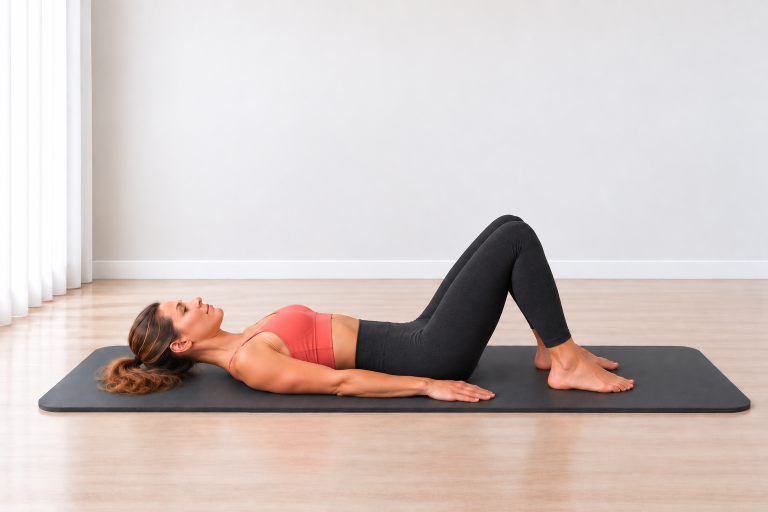
#> input picture Pilates Assets/02_Exercise_Cards/Hip March/hip_march_start.png, 1536 x 1024 px, found by its file name (shown at 1/2 size); the run also reads 1 picture not shown here
$ python build_hip_march_cards.py
#> lines starting #> are read from the running program, lines starting #| are printed output that depends on the picture; after the words box and inside, x2 and y2 are one past the last pixel; in counts of white or black regions, pixels touching at a corner belong together
# -*- coding: utf-8 -*-
from pathlib import Path
import hashlib

from PIL import Image, ImageDraw, ImageFont, ImageOps


BASE = Path(__file__).resolve().parent
START = BASE / "hip_march_start.png"
HERO = BASE / "hip_march_hero.png"
GUIDE = BASE / "hip_march_guide_card_v01.png"
STEP = BASE / "hip_march_step_by_step_v01.png"
EXPECTED_HASHES = {
    START: "d3df1aee9e5fe5bbce102e0ec93d6bde186f2fc24ed4097ecce0babb9b8e4e3f",
    HERO: "9a4488355a060b0105ed40e2b2d665ab3cedf332fde66b35ba12cce25f99fcbc",
}

BG = (244, 251, 250)
CARD = (255, 255, 255)
INK = (38, 44, 47)
MUTED = (101, 115, 119)
TEAL = (20, 154, 154)
TEAL_D = (14, 122, 123)
LINE = (210, 232, 230)
SOFT = (231, 247, 246)
WARN = (255, 247, 244)
WARN_LINE = (242, 220, 216)
WARN_ICON = (199, 92, 84)
FONT_DIR = Path(r"C:\Windows\Fonts")

GUIDE_HOW = [
    ("1", "Lehni si na záda, pokrč kolena a chodidla polož na podložku. Hlava a ramena zůstávají dole."),
    ("2", "Zpevni střed těla a s výdechem zvedni jednu nohu kontrolovaně do tabletop pozice."),
    ("3", "S nádechem vrať chodidlo zpět na podložku. Pánev nech stabilní a potom vystřídej stranu."),
]

GUIDE_WATCH = (
    "Pánev nezvedej z podložky, neprohýbej bedra a nespěchej. Pohyb má být malý, přesný a bez houpání pánve."
)

STEP_TEXTS = [
    (
        "KROK 1",
        "VÝCHOZÍ POLOHA",
        "Lehni si na záda. Hlava a ramena zůstávají na podložce, kolena jsou pokrčená a chodidla položená na podložce.",
        START,
    ),
    (
        "KROK 2",
        "ZVEDNUTÍ NOHY",
        "S výdechem zvedni jednu nohu kontrolovaně do pozice tabletop. Pánev, bedra a ramena drž stabilní.",
        HERO,
    ),
    (
        "KROK 3",
        "KONTROLOVANÝ NÁVRAT",
        "S nádechem vrať chodidlo pomalu zpět na podložku. Pánev nezvedej, bedra neprohýbej a strany pravidelně střídej.",
        START,
    ),
]

STEP_BREATH = "Výdech při zvednutí nohy do tabletop. Nádech při kontrolovaném návratu chodidla na podložku."
STEP_WATCH = (
    "Pánev a bedra drž klidné na podložce. Nezvedej pánev, neprohýbej bedra a nohu nepřitahuj švihem."
)


def sha256(path):
    return hashlib.sha256(path.read_bytes()).hexdigest()


def font(name, size):
#> called with name = 'arialbd.ttf', size = 44
    for candidate in (FONT_DIR / name, FONT_DIR / "arial.ttf", FONT_DIR / "segoeui.ttf"):
        if candidate.exists():
            return ImageFont.truetype(str(candidate), size)
    return ImageFont.load_default()


F = {
    "title": font("arialbd.ttf", 44),
    "h2": font("arialbd.ttf", 25),
    "h3": font("arialbd.ttf", 20),
    "body": font("arial.ttf", 22),
    "small": font("arial.ttf", 17),
    "small_b": font("arialbd.ttf", 17),
    "tiny": font("arial.ttf", 14),
    "step_title": font("arialbd.ttf", 38),
    "step_h": font("arialbd.ttf", 24),
    "step_body": font("arial.ttf", 23),
}


def rounded(draw, box, radius=28, fill=CARD, outline=LINE, width=2):
    draw.rounded_rectangle(box, radius=radius, fill=fill, outline=outline, width=width)


def wrap_text(draw, text, selected_font, max_width):
    words = text.split()
    lines = []
    current = ""
    for word in words:
        candidate = (current + " " + word).strip()
        if draw.textbbox((0, 0), candidate, font=selected_font)[2] <= max_width or not current:
            current = candidate
        else:
            lines.append(current)
            current = word
    if current:
        lines.append(current)
    return lines


def draw_wrapped(draw, xy, text, selected_font, fill, max_width, line_gap=7):
    x, y = xy
    last_bottom = y
    for line in wrap_text(draw, text, selected_font, max_width):
        draw.text((x, y), line, font=selected_font, fill=fill)
        bbox = draw.textbbox((x, y), line, font=selected_font)
        last_bottom = bbox[3]
        y += bbox[3] - bbox[1] + line_gap
    return y, last_bottom


def fit_image(path, size, centering=(0.5, 0.5)):
    with Image.open(path) as source:
        return ImageOps.fit(
            source.convert("RGB"),
            size,
            method=Image.Resampling.LANCZOS,
            centering=centering,
        )


def paste_round(base, image, box, radius=22):
    x1, y1, x2, y2 = box
    size = (x2 - x1, y2 - y1)
    if image.size != size:
        image = image.resize(size, Image.Resampling.LANCZOS)
    mask = Image.new("L", size, 0)
    ImageDraw.Draw(mask).rounded_rectangle((0, 0, size[0], size[1]), radius=radius, fill=255)
    base.paste(image, (x1, y1), mask)


def center_text(draw, box, text, selected_font, fill):
    x1, y1, x2, y2 = box
    bbox = draw.textbbox((0, 0), text, font=selected_font)
    x = x1 + (x2 - x1 - (bbox[2] - bbox[0])) / 2
    y = y1 + (y2 - y1 - (bbox[3] - bbox[1])) / 2 - 2
    draw.text((x, y), text, font=selected_font, fill=fill)


def pill(draw, xy, text, selected_font, fill=SOFT, outline=LINE, text_fill=TEAL_D):
    x, y = xy
    bbox = draw.textbbox((0, 0), text, font=selected_font)
    pad_x, pad_y = 16, 8
    box = (x, y, x + bbox[2] - bbox[0] + pad_x * 2, y + bbox[3] - bbox[1] + pad_y * 2)
    draw.rounded_rectangle(box, radius=16, fill=fill, outline=outline, width=1)
    draw.text((x + pad_x, y + pad_y - 1), text, font=selected_font, fill=text_fill)
    return box[2] + 8


def draw_icon(draw, center, kind, color=TEAL):
    x, y = center
    if kind == "breath":
        draw.arc((x - 8, y - 8, x + 8, y + 8), 25, 320, fill=color, width=3)
        draw.line((x + 7, y - 8, x + 12, y - 8, x + 12, y - 3), fill=color, width=3)
    elif kind == "focus":
        draw.ellipse((x - 8, y - 8, x + 8, y + 8), outline=color, width=3)
        draw.ellipse((x - 3, y - 3, x + 3, y + 3), fill=color)
    elif kind == "repeat":
        draw.arc((x - 9, y - 7, x + 9, y + 7), 200, 20, fill=color, width=3)
        draw.polygon([(x + 8, y - 8), (x + 14, y - 5), (x + 9, y - 1)], fill=color)
    elif kind == "warn":
        draw.polygon([(x, y - 10), (x - 10, y + 9), (x + 10, y + 9)], outline=color, width=3)
        draw.line((x, y - 3, x, y + 3), fill=color, width=2)
        draw.ellipse((x - 1, y + 6, x + 1, y + 8), fill=color)


def ensure_bottom_margin(name, bottom, card_bottom, minimum=20):
    margin = card_bottom - bottom
    if margin < minimum:
        raise RuntimeError(f"{name} bottom margin {margin}px is below {minimum}px")
    return margin


def verify_sources():
    for path, expected_hash in EXPECTED_HASHES.items():
        if not path.exists():
            raise FileNotFoundError(path)
        with Image.open(path) as image:
#> image is the input picture: PIL image 1536x1024 RGB; mean R, G, B 208.6, 196.4, 193
            if image.size != (1536, 1024):
                raise RuntimeError(f"Unexpected source size for {path.name}: {image.size}")
            if image.mode != "RGB":
                raise RuntimeError(f"Unexpected source mode for {path.name}: {image.mode}")
        actual_hash = sha256(path)
        if actual_hash != expected_hash:
            raise RuntimeError(f"SHA mismatch for {path.name}: {actual_hash} != {expected_hash}")
#> pass 2 of the loop in verify_sources, `for path, expected_hash in EXPECTED_HASHES.items():`:
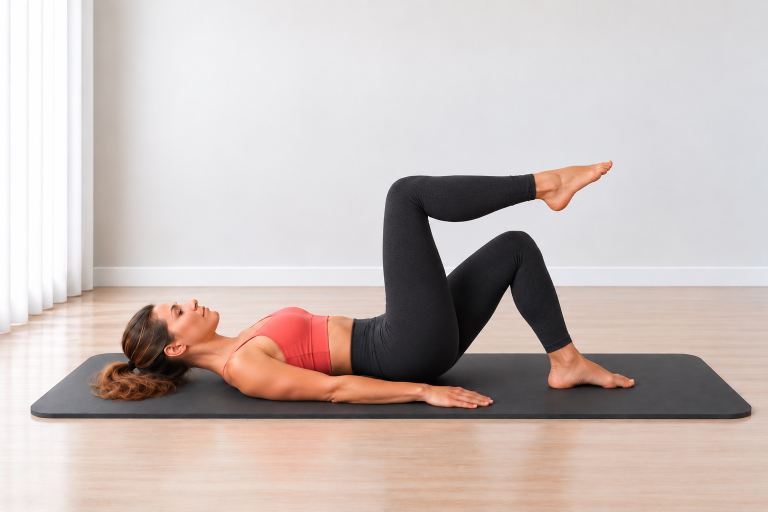
#> input picture .qa-kneeling-bear/site/Pilates Assets/02_Exercise_Cards/Hip March/hip_march_hero.png, 1536 x 1024 px (shown at 1/2 size)
#> in verify_sources, image is the input picture: PIL image 1536x1024 RGB; mean R, G, B 200.4, 188.1, 184.4


def build_guide():
    image = Image.new("RGB", (780, 1688), BG)
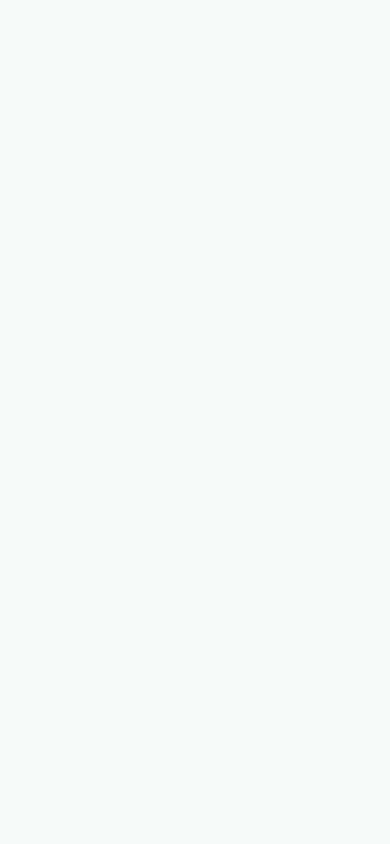
#> image: PIL image 780x1688 RGB (shown at 1/2 size); mean R, G, B 244, 251, 250
    draw = ImageDraw.Draw(image)
    margins = {}

    rounded(draw, (34, 34, 746, 140), 28, CARD, LINE, 2)
    draw.text((62, 52), "POCHOD VLEŽE", font=F["title"], fill=INK)
    draw.text((62, 98), "Hip March", font=F["small_b"], fill=TEAL_D)
    _, desc_bottom = draw_wrapped(
        draw,
        (62, 118),
        "Kontrolované zvedání nohy pro stabilní pánev a střed těla.",
        F["tiny"],
        MUTED,
        650,
        2,
    )
#> desc_bottom = 130
    margins["GUIDE DESCRIPTION"] = 140 - desc_bottom
    x = pill(draw, (62, 148), "Střed těla", F["small_b"])
#> x = 146
    pill(draw, (x, 148), "Bez pomůcky", F["small_b"])

    rounded(draw, (34, 196, 746, 653), 28, CARD, LINE, 2)
    paste_round(image, fit_image(HERO, (680, 393), (0.5, 0.5)), (50, 218, 730, 611), 22)
#> in paste_round, `x1, y1, x2, y2 = box`: x1 = 50; y1 = 218; x2 = 730; y2 = 611
#> in paste_round, `size = (x2 - x1, y2 - y1)`: size = (680, 393)
#> in paste_round, `mask = Image.new("L", size, 0)`: mask: PIL image 680x393 L; every value is 0
#> in paste_round, `ImageDraw.Draw(mask).rounded_rectangle((0, 0, size[0], size[1]), radiu..`:
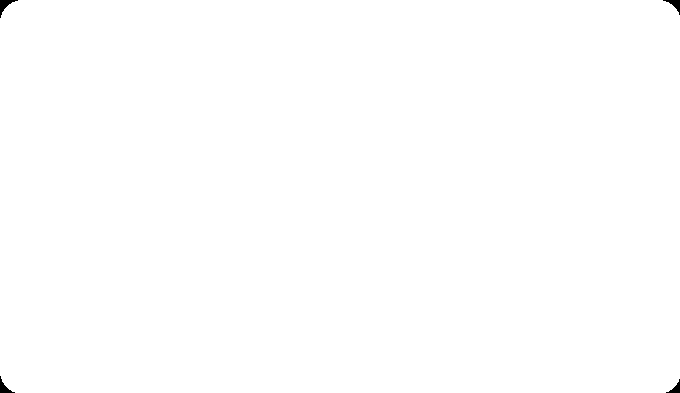
#> mask: PIL image 680x393 L; 99.9% white; 4 black regions, box (x1, y1, x2, y2) and area: (0, 0, 18, 18) 111, (663, 0, 680, 15) 93, (0, 376, 15, 393) 93, (666, 379, 680, 393) 76

    mini_y, mini_w, mini_h, gap = 675, 218, 146, 22
    xs = [34, 34 + mini_w + gap, 34 + 2 * (mini_w + gap)]
    labels = [
        ("START", "Chodidla na podložce", START),
        ("HERO", "Zvedni nohu do tabletop", HERO),
        ("NÁVRAT", "Kontrolovaně zpět", START),
    ]
    for index, (x0, (label, caption, source)) in enumerate(zip(xs, labels), 1):
        card_bottom = mini_y + mini_h + 74
        rounded(draw, (x0, mini_y, x0 + mini_w, card_bottom), 22, CARD, LINE, 2)
        paste_round(
            image,
            fit_image(source, (mini_w - 22, mini_h), (0.5, 0.5)),
            (x0 + 11, mini_y + 10, x0 + mini_w - 11, mini_y + 10 + mini_h),
            16,
        )
#> call 2 of fit_image, with size = (196, 146), centering = (0.5, 0.5)
#> in fit_image (call 2), `return ImageOps.fit( source.convert("RGB"), size, method=Image.Resampl..`:
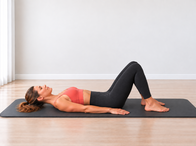
#> returned value: PIL image 196x146 RGB; mean R, G, B 205.8, 192.8, 189.2
#> call 2 of paste_round, with box = (45, 685, 241, 831), radius = 16
#> in paste_round (call 2), `x1, y1, x2, y2 = box`: x1 = 45; y1 = 685; x2 = 241; y2 = 831
#> in paste_round (call 2), `size = (x2 - x1, y2 - y1)`: size = (196, 146)
#> in paste_round (call 2), `mask = Image.new("L", size, 0)`: mask: PIL image 196x146 L; every value is 0
#> in paste_round (call 2), `ImageDraw.Draw(mask).rounded_rectangle((0, 0, size[0], size[1]), radiu..`:
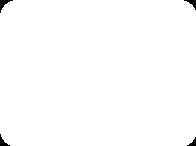
#> mask: PIL image 196x146 L; 99.3% white; 4 black regions, box (x1, y1, x2, y2) and area: (0, 0, 13, 13) 61, (184, 0, 196, 10) 48, (0, 134, 10, 146) 48, (187, 137, 196, 146) 36
        draw.ellipse((x0 + 15, mini_y + 15, x0 + 43, mini_y + 43), fill=TEAL)
        center_text(draw, (x0 + 15, mini_y + 15, x0 + 43, mini_y + 43), str(index), F["tiny"], CARD)
        center_text(draw, (x0 + 5, mini_y + mini_h + 14, x0 + mini_w - 5, mini_y + mini_h + 40), label, F["small_b"], INK)
        center_text(draw, (x0 + 8, mini_y + mini_h + 38, x0 + mini_w - 8, mini_y + mini_h + 57), caption, F["tiny"], MUTED)
        caption_bottom = draw.textbbox((0, 0), caption, font=F["tiny"])[3] + mini_y + mini_h + 38
#> caption_bottom = 871
        margins[f"GUIDE MINI {index}"] = card_bottom - caption_bottom
#> pass 2 of the loop in build_guide, `for index, (x0, (label, caption, source)) in enumerate(zip(xs, labels)..`:

    info_y, box_w, box_h = 915, 218, 164
    info = [
        ("breath", "DECH", "Výdech při zvednutí. Nádech při návratu."),
        ("focus", "ZAMĚŘ SE", "Pánev a bedra zůstávají klidné."),
        ("repeat", "OPAKOVÁNÍ", "Strany pravidelně střídej podle dávky."),
    ]
    for index, (x0, (kind, heading, body)) in enumerate(zip(xs, info), 1):
        card_bottom = info_y + box_h
        rounded(draw, (x0, info_y, x0 + box_w, card_bottom), 22, CARD, LINE, 2)
        draw_icon(draw, (x0 + 28, info_y + 30), kind)
        draw.text((x0 + 48, info_y + 18), heading, font=F["small_b"], fill=TEAL_D)
        _, body_bottom = draw_wrapped(draw, (x0 + 18, info_y + 56), body, F["small"], INK, box_w - 36, 4)
        margins[f"GUIDE INFO {index}"] = ensure_bottom_margin(
            f"Guide info {index}", body_bottom, card_bottom
        )
#> this loop made 3 passes
#> body_bottom on passes 1 to 3: 995, 983, 983
#> after the loop, margins = {'GUIDE DESCRIPTION': 10, 'GUIDE MINI 1': 24, 'GUIDE MINI 2': 24, 'GUIDE MINI 3': 24, 'GUIDE INFO 1': 84, 'GUIDE INFO 2': 96, 'GUIDE INFO 3': 96}

    rounded(draw, (34, 1090, 746, 1412), 26, CARD, LINE, 2)
    draw.text((62, 1120), "JAK PROVÉST", font=F["h2"], fill=INK)
    y = 1165
    for number_value, text in GUIDE_HOW:
        draw.ellipse((62, y + 2, 92, y + 32), fill=SOFT, outline=LINE, width=1)
        center_text(draw, (62, y + 2, 92, y + 32), number_value, F["small_b"], TEAL_D)
        y, body_bottom = draw_wrapped(draw, (106, y), text, F["body"], INK, 590, 7)
        margins[f"GUIDE STEP {number_value}"] = 1412 - body_bottom
        y += 12
#> this loop made 3 passes
#> (y, body_bottom) on passes 1 to 3: (1194, 1177), (1223, 1206), (1252, 1235)
#> after the loop, margins = 10 items; y = 1252
    margins["GUIDE HOW"] = ensure_bottom_margin("Guide how", body_bottom, 1412)

    rounded(draw, (34, 1440, 746, 1618), 26, WARN, WARN_LINE, 2)
    draw_icon(draw, (64, 1473), "warn", WARN_ICON)
    draw.text((92, 1457), "HLÍDEJ SI", font=F["h3"], fill=INK)
    _, watch_bottom = draw_wrapped(draw, (62, 1500), GUIDE_WATCH, F["body"], INK, 640, 7)
#> watch_bottom = 1512
    margins["GUIDE WATCH"] = ensure_bottom_margin("Guide watch", watch_bottom, 1618)
    draw.text((54, 1640), "Moovka", font=F["tiny"], fill=MUTED)

    image.save(GUIDE)
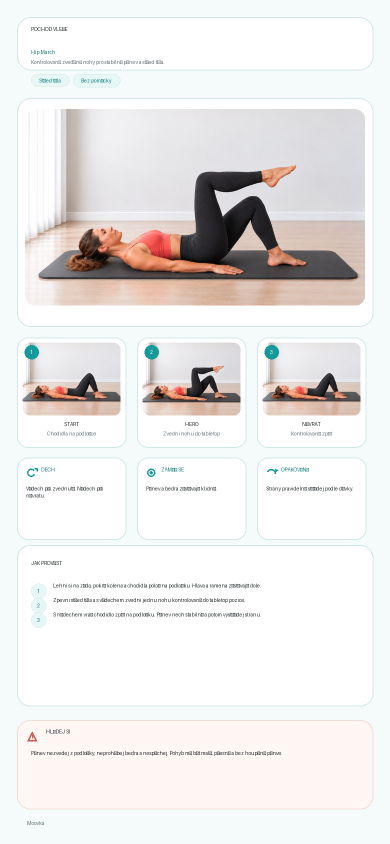
#> saved as hip_march_guide_card_v01.png: PIL image 780x1688 RGB (shown at 1/2 size); mean R, G, B 234.7, 233, 231.5
#> in main, `guide_margins = build_guide()`: guide_margins = 12 items
    return margins


def build_step():
    image = Image.new("RGB", (780, 2280), BG)
#> image: PIL image 780x2280 RGB
    draw = ImageDraw.Draw(image)

    rounded(draw, (34, 34, 746, 126), 28, CARD, LINE, 2)
    draw.text((62, 56), "Krok za krokem", font=F["step_title"], fill=INK)
    draw.text((62, 98), "POCHOD VLEŽE / Hip March", font=F["small_b"], fill=TEAL_D)

    y = 160
    margins = {}
    for step_label, heading, body, source in STEP_TEXTS:
        card_height = 575
        card_bottom = y + card_height
        rounded(draw, (34, y, 746, card_bottom), 28, CARD, LINE, 2)
        draw.rounded_rectangle((58, y + 24, 148, y + 54), radius=15, fill=SOFT, outline=LINE, width=1)
        center_text(draw, (58, y + 24, 148, y + 54), step_label, F["small_b"], TEAL_D)
        draw.text((62, y + 72), heading, font=F["step_h"], fill=INK)
        image_bottom = y + 466
        paste_round(
            image,
            fit_image(source, (656, 352), (0.5, 0.5)),
            (62, y + 114, 718, image_bottom),
            22,
        )
#> in fit_image (call 5), `return ImageOps.fit( source.convert("RGB"), size, method=Image.Resampl..`:
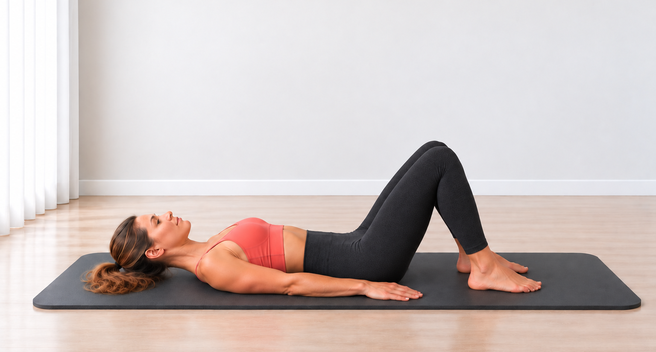
#> returned value: PIL image 656x352 RGB; mean R, G, B 204.1, 192.1, 189.3
#> in paste_round (call 5), `mask = Image.new("L", size, 0)`: mask: PIL image 656x352 L; every value is 0
#> in paste_round (call 5), `ImageDraw.Draw(mask).rounded_rectangle((0, 0, size[0], size[1]), radiu..`: mask: PIL image 656x352 L; 99.8% white; 4 black regions, box (x1, y1, x2, y2) and area: (0, 0, 18, 18) 111, (639, 0, 656, 15) 93, (0, 335, 15, 352) 93, (642, 338, 656, 352) 76
        _, body_bottom = draw_wrapped(draw, (62, image_bottom + 20), body, F["step_body"], INK, 650, 7)
#> body_bottom = 658
        margins[step_label] = ensure_bottom_margin(step_label, body_bottom, card_bottom)
        y += card_height + 18
#> pass 2 of the loop in build_step, `for step_label, heading, body, source in STEP_TEXTS:`:
#> in fit_image (call 6), `return ImageOps.fit( source.convert("RGB"), size, method=Image.Resampl..`:
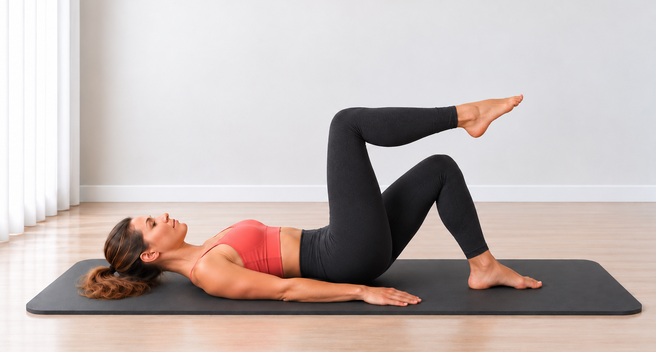
#> returned value: PIL image 656x352 RGB; mean R, G, B 194.2, 182.2, 179.2
#> y1 = 867; y2 = 1219
#> in paste_round (call 6), `base.paste(image, (x1, y1), mask)`:
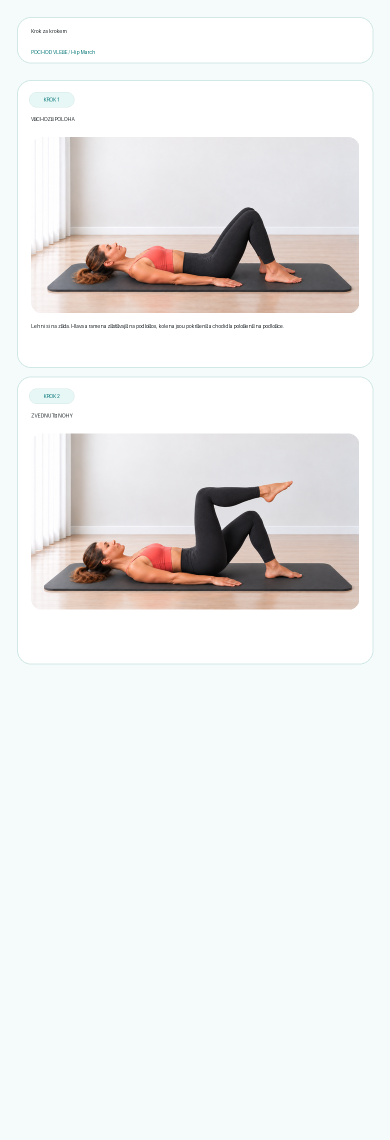
#> base: PIL image 780x2280 RGB (shown at 1/2 size); mean R, G, B 234.3, 234.9, 233.7
#> in build_step, `_, body_bottom = draw_wrapped(draw, (62, image_bottom + 20), body, F["..`: body_bottom = 1251

    rounded(draw, (34, y, 746, y + 300), 28, WARN, WARN_LINE, 2)
    draw_icon(draw, (66, y + 45), "breath", TEAL)
    draw.text((98, y + 28), "DECH", font=F["step_h"], fill=INK)
    next_y, breath_bottom = draw_wrapped(draw, (62, y + 78), STEP_BREATH, F["step_body"], INK, 650, 8)
#> next_y = 2035; breath_bottom = 2029
    margins["STEP BREATH"] = y + 300 - breath_bottom
    draw_icon(draw, (66, next_y + 31), "warn", WARN_ICON)
    draw.text((98, next_y + 14), "HLÍDEJ SI", font=F["step_h"], fill=INK)
    _, watch_bottom = draw_wrapped(draw, (62, next_y + 64), STEP_WATCH, F["step_body"], INK, 650, 8)
#> watch_bottom = 2111
    margins["STEP WATCH"] = ensure_bottom_margin("Step watch", watch_bottom, y + 300)
    draw.text((54, 2240), "Moovka", font=F["tiny"], fill=MUTED)
    image.save(STEP)
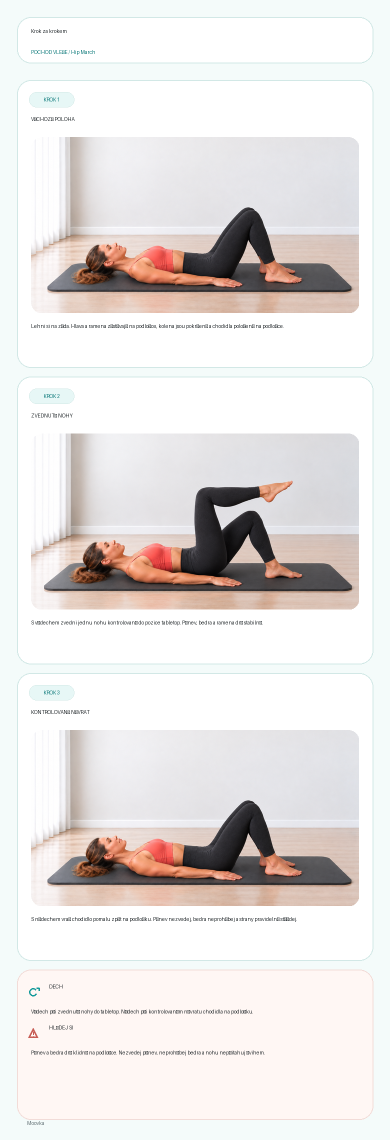
#> saved as hip_march_step_by_step_v01.png: PIL image 780x2280 RGB (shown at 1/2 size); mean R, G, B 230.7, 226.5, 224.8
    return margins


def main():
    verify_sources()
    before = {path: sha256(path) for path in EXPECTED_HASHES}
    guide_margins = build_guide()
    step_margins = build_step()
#> step_margins = {'KROK 1': 77, 'KROK 2': 77, 'KROK 3': 77, 'STEP BREATH': 210, 'STEP WATCH': 128}
    after = {path: sha256(path) for path in EXPECTED_HASHES}
    if before != after:
        raise RuntimeError("Source image hash changed during export")

    for path, expected_size in ((GUIDE, (780, 1688)), (STEP, (780, 2280))):
        with Image.open(path) as image:
            if image.size != expected_size:
                raise RuntimeError(f"Unexpected export size for {path.name}: {image.size}")
            if image.mode != "RGB":
                raise RuntimeError(f"Unexpected export mode for {path.name}: {image.mode}")
#> pass 2 of the loop in main, `for path, expected_size in ((GUIDE, (780, 1688)), (STEP, (780, 2280))):`:

    print(f"Exported {GUIDE.name} 780x1688 SHA-256 {sha256(GUIDE)}")
    print(f"Exported {STEP.name} 780x2280 SHA-256 {sha256(STEP)}")
    for label, margin in guide_margins.items():
        print(f"{label} bottom reserve: {margin}px")
#> this loop made 12 passes
#> (label, margin) on passes 1 to 12: ('GUIDE DESCRIPTION', 10), ('GUIDE MINI 1', 24), ('GUIDE MINI 2', 24), ('GUIDE MINI 3', 24), ('GUIDE INFO 1', 84), ('GUIDE INFO 2', 96), ('GUIDE INFO 3', 96), ('GUIDE STEP 1', 235), ('GUIDE STEP 2', 206), ('GUIDE STEP 3', 177), ('GUIDE HOW', 177), ('GUIDE WATCH', 106)
#| GUIDE DESCRIPTION bottom reserve: 10px
#| GUIDE MINI 1 bottom reserve: 24px
#| GUIDE MINI 2 bottom reserve: 24px
#| GUIDE MINI 3 bottom reserve: 24px
#| GUIDE INFO 1 bottom reserve: 84px
#| GUIDE INFO 2 bottom reserve: 96px
#| GUIDE INFO 3 bottom reserve: 96px
#| GUIDE STEP 1 bottom reserve: 235px
#> (further printed lines are left out)
    for label, margin in step_margins.items():
        print(f"{label} bottom reserve: {margin}px")
#> this loop made 5 passes
#> (label, margin) on passes 1 to 5: ('KROK 1', 77), ('KROK 2', 77), ('KROK 3', 77), ('STEP BREATH', 210), ('STEP WATCH', 128)
#| KROK 1 bottom reserve: 77px
#| KROK 2 bottom reserve: 77px
#| KROK 3 bottom reserve: 77px
#| STEP BREATH bottom reserve: 210px
#| STEP WATCH bottom reserve: 128px
    for path, digest in after.items():
        print(f"Source unchanged {path.name}: {digest}")


if __name__ == "__main__":
    main()
